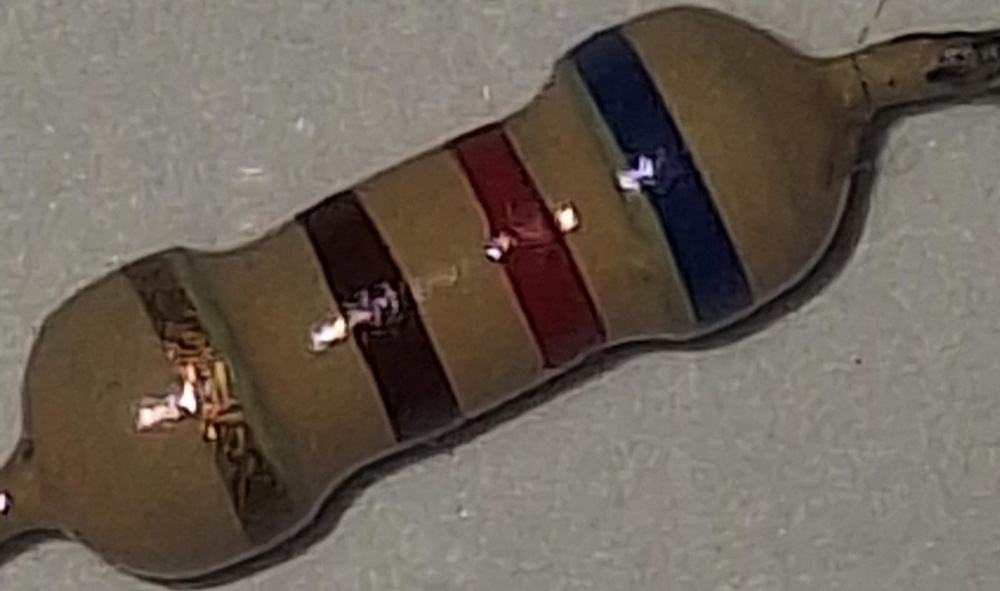
#> input picture colorDetection/test2.jpg, 1000 x 591 px, shrunk from 1600 x 945 before the run, found by its file name
$ python colorDetection.py
#> lines starting #> are read from the running program, lines starting #| are printed output that depends on the picture; after the words box and inside, x2 and y2 are one past the last pixel; in counts of white or black regions, pixels touching at a corner belong together
import cv2
import numpy as np

# Carrega a imagem
img = cv2.imread("colorDetection/test2.jpg")
#> img is the input picture: shape (591, 1000, 3); mean B, G, R 88.1, 98.3, 107.5

# Converte para escala de cinza
gray = cv2.cvtColor(img, cv2.COLOR_BGR2GRAY)
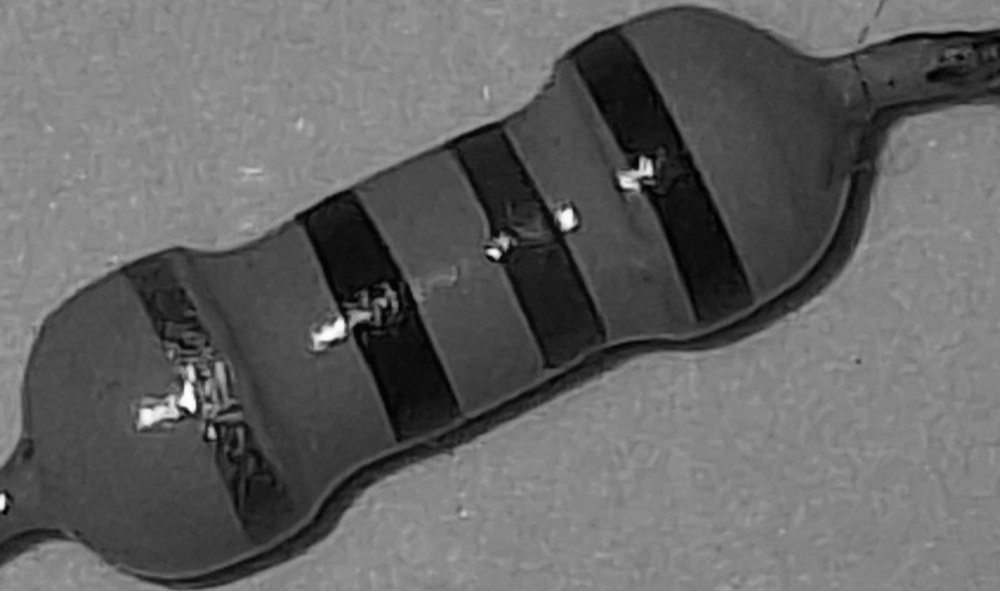
#> gray: shape (591, 1000); min 1, max 254, mean 99.9

# Threshold para remover fundo branco (ajuste o valor conforme a iluminação)
_, mask = cv2.threshold(gray, 240, 255, cv2.THRESH_BINARY_INV)
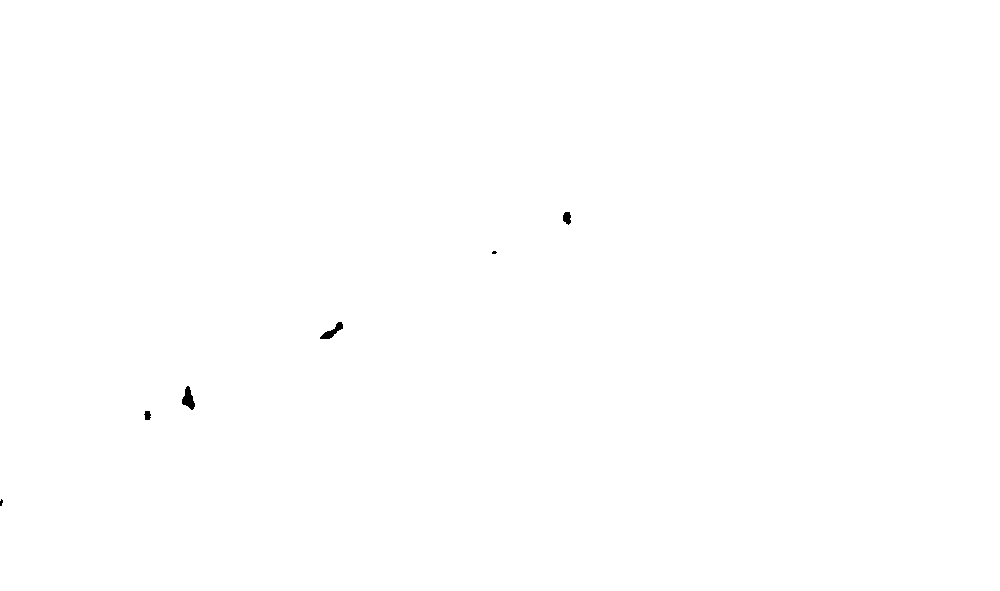
#> mask: shape (591, 1000); 99.9% white; 6 black regions (2 under 20 px), largest, box (x1, y1, x2, y2) and area: (182, 386, 195, 410) 179, (320, 322, 343, 339) 153, (563, 212, 571, 225) 80, (144, 411, 151, 420) 49

# Aplica a máscara ao original
resistor_sem_fundo = cv2.bitwise_and(img, img, mask=mask)

# Remover pontos de reflexo (muito brancos dentro do resistor)
# Converte a imagem mascarada para HSV e filtra pixels muito claros
hsv = cv2.cvtColor(resistor_sem_fundo, cv2.COLOR_BGR2HSV)
#> hsv: shape (591, 1000, 3); mean H, S, V 24.3, 63.9, 107.9
lower = np.array([0, 0, 0])
upper = np.array([180, 50, 250])  # reduz saturação/valor alto
mask_reflexo = cv2.inRange(hsv, lower, upper)
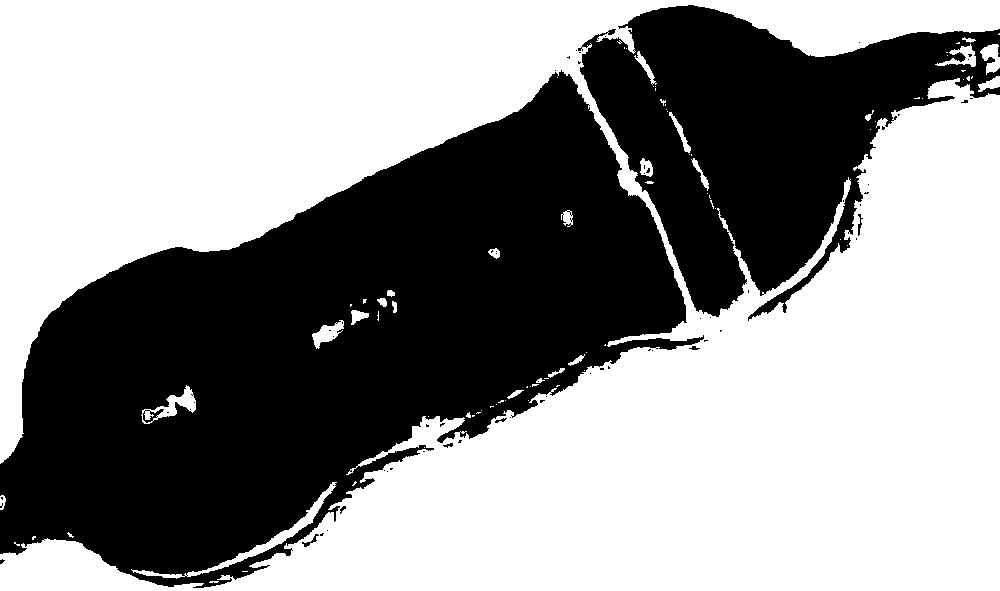
#> mask_reflexo: shape (591, 1000); 57.8% white; 65 black regions (57 under 20 px), largest, box (x1, y1, x2, y2) and area: (0, 70, 704, 588) 183086, (578, 5, 1000, 321) 66136, (302, 534, 319, 547) 57
resistor_limpo = cv2.bitwise_and(resistor_sem_fundo, resistor_sem_fundo, mask=mask_reflexo)
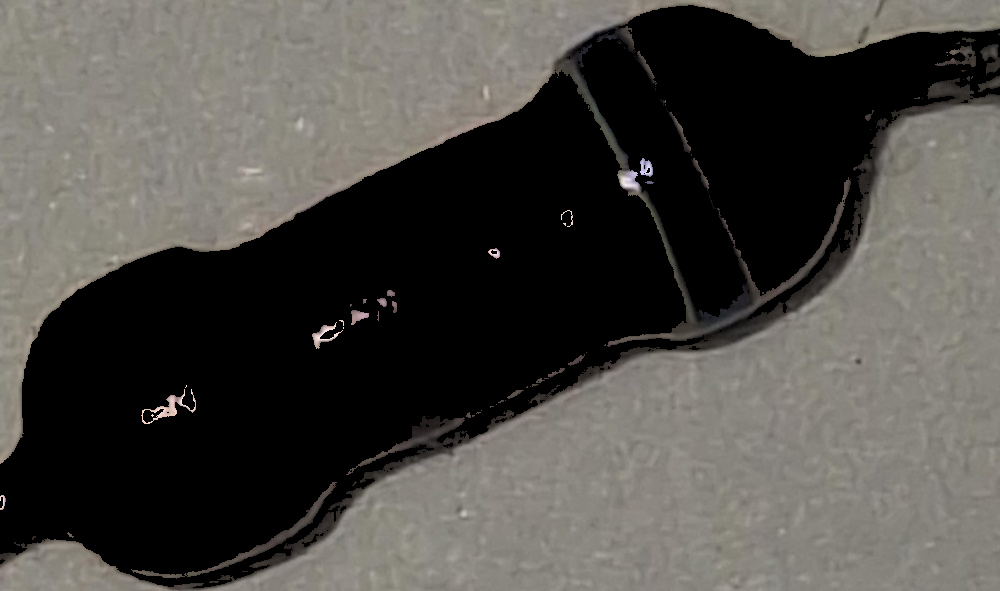
#> resistor_limpo: shape (591, 1000, 3); mean B, G, R 70.5, 74.9, 77.1

# Salva resultado
cv2.imwrite("resistor_processado.png", resistor_sem_fundo)

# [6 lines of commented-out code are left out]
